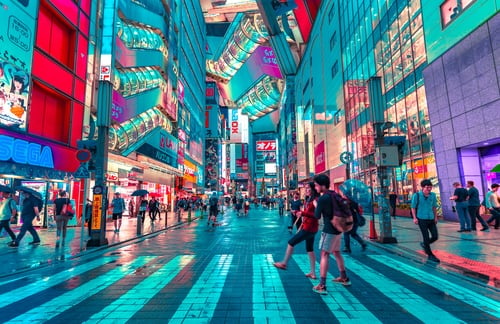
#> input picture Images/city.jpg, 500 x 324 px, found by its file name
$ python Masking.py
#> lines starting #> are read from the running program, lines starting #| are printed output that depends on the picture; after the words box and inside, x2 and y2 are one past the last pixel; in counts of white or black regions, pixels touching at a corner belong together
import cv2 as cv
import numpy as np

img = cv.imread('Images/city.jpg')
#> img is the input picture: shape (324, 500, 3); mean B, G, R 138, 118.9, 79.6
cv.imshow('City', img)

blank = np.zeros(img.shape[:2], dtype='uint8')
cv.imshow('blank', blank)

mask = cv.circle(blank ,(img.shape[1]//2, img.shape[0]//2),100, 250, -1)
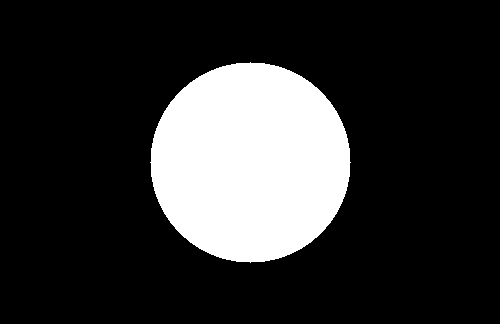
#> blank: shape (324, 500); values 0 (black) and 250 (white), 19.4% white; 1 white region, box (x1, y1, x2, y2) and area: (150, 62, 351, 263) 31417
cv.imshow('Mask', mask)

masked = cv.bitwise_and(img, img, mask=mask)
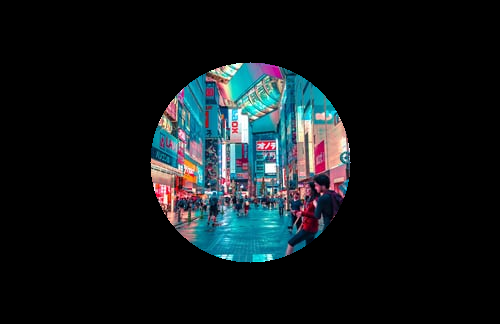
#> masked: shape (324, 500, 3); mean B, G, R 26.7, 24, 17.3
cv.imshow('Masked', masked)

cv.waitKey(0)

$ run again, with Images/acat.jpg copied over Images/city.jpg
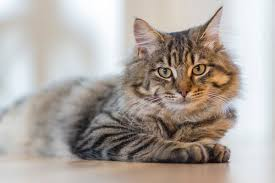
#> input picture Images/acat.jpg, 275 x 183 px, found by its file name
#> img is the input picture: shape (183, 275, 3); mean B, G, R 162.1, 168.3, 176.2
#> `mask = cv.circle(blank ,(img.shape[1]//2, img.shape[0]//2),100, 250, -1)`:
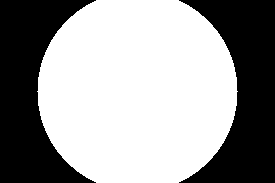
#> blank: shape (183, 275); values 0 (black) and 250 (white), 60.6% white; 2 black regions, box (x1, y1, x2, y2) and area: (0, 0, 96, 183) 9913, (179, 0, 275, 183) 9913
#> `masked = cv.bitwise_and(img, img, mask=mask)`:
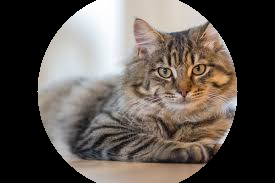
#> masked: shape (183, 275, 3); mean B, G, R 80.2, 86.1, 93.9

$ run again, with Images/bcat.jpg copied over Images/city.jpg
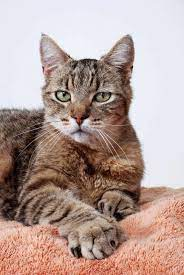
#> input picture Images/bcat.jpg, 184 x 275 px, found by its file name
#> img is the input picture: shape (275, 184, 3); mean B, G, R 152.8, 159, 181.2
#> `mask = cv.circle(blank ,(img.shape[1]//2, img.shape[0]//2),100, 250, -1)`:
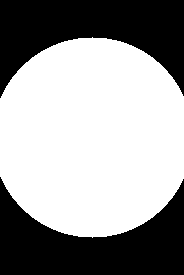
#> blank: shape (275, 184); values 0 (black) and 250 (white), 60.4% white; 2 black regions, box (x1, y1, x2, y2) and area: (0, 0, 184, 98) 10011, (0, 177, 184, 275) 10011
#> `masked = cv.bitwise_and(img, img, mask=mask)`:
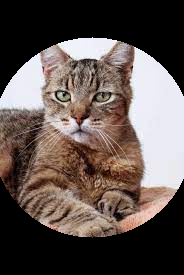
#> masked: shape (275, 184, 3); mean B, G, R 80.2, 84.5, 96.1
